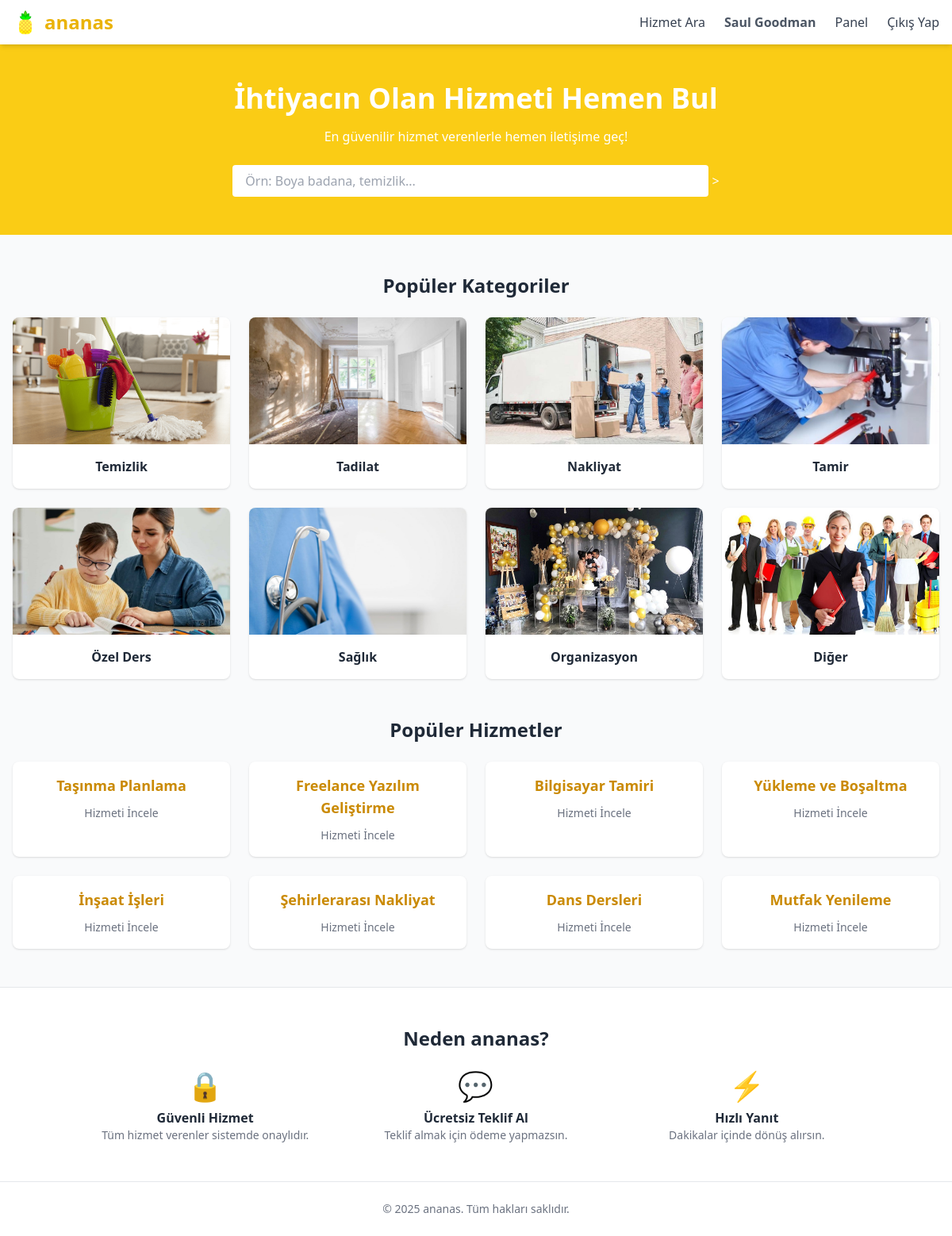
The page /index.php (signed in) on the database its author committed.
### tables this page shows
CREATE TABLE `hizmetverenler` (
  `HizmetVerenID` int(11) NOT NULL,
  `SahisMiSirketMi` varchar(50) NOT NULL,
  `Ad` varchar(255) NOT NULL,
  `Soyad` varchar(255) NOT NULL,
  `Konum` varchar(255) DEFAULT NULL,
  `Telefon` varchar(50) DEFAULT NULL,
  `Email` varchar(255) NOT NULL,
  `Sifre` varchar(100) DEFAULT NULL,
  `KategoriID` int(11) NOT NULL,
  `AltKategoriID` int(11) NOT NULL,
  `TanitimYazisi` text DEFAULT NULL
);

CREATE TABLE `kategoriler` (
  `KategoriID` int(11) NOT NULL,
  `KategoriAdi` varchar(255) NOT NULL,
  `ResimYolu` varchar(255) DEFAULT NULL
);

CREATE TABLE `altkategoriler` (
  `AltKategoriID` int(11) NOT NULL,
  `KategoriID` int(11) NOT NULL,
  `AltKategoriAdi` varchar(255) NOT NULL,
  `ResimYolu` varchar(255) DEFAULT NULL
);

### index.php (the view, shortened to what this page needs)
<?php
$baglanti = new mysqli("localhost", "root", "", "armutdata");
$baglanti->set_charset("utf8");
$kategoriler = $baglanti->query("SELECT * FROM kategoriler");
$altkategoriler = $baglanti->query("SELECT * FROM altkategoriler ORDER BY RAND() LIMIT 8");
?>
<!DOCTYPE html>
<html lang="tr">
<head>
    <script src="https://cdn.tailwindcss.com"></script>
</head>
<body class="bg-gray-50 text-gray-800">
<?php include 'navbar.php'; ?>
<section class="bg-yellow-400 text-white py-12 text-center">
    <h1 class="text-4xl font-bold mb-4">İhtiyacın Olan Hizmeti Hemen Bul</h1>
    <p class="mb-6">En güvenilir hizmet verenlerle hemen iletişime geç!</p>
    <input
        type="text"
        placeholder="Örn: Boya badana, temizlik..."
        class="w-1/2 px-4 py-2 rounded text-gray-800 cursor-pointer"
        onclick="window.location.href='hizmet_ara.php';"
        readonly
        onfocus="this.blur();"
    >
</section>
<section class="max-w-7xl mx-auto px-4 py-12">
    <h2 class="text-2xl font-bold mb-6 text-center">Popüler Kategoriler</h2>
    <div class="grid grid-cols-2 md:grid-cols-4 gap-6">
        <?php while($kat = $kategoriler->fetch_assoc()): ?>
            <a href="kategori.php?id=<?php echo $kat['KategoriID']; ?>" class="block bg-white rounded-lg shadow hover:shadow-lg transition">
                <img src="<?php echo $kat['ResimYolu']; ?>" alt="<?php echo $kat['KategoriAdi']; ?>" class="w-full h-40 object-cover rounded-t-lg">
                <div class="p-4 text-center font-semibold"> <?php echo $kat['KategoriAdi']; ?> </div>
            </a>
        <?php endwhile; ?>
    </div>
</section>
<section class="max-w-7xl mx-auto px-4 pb-12">
    <h2 class="text-2xl font-bold mb-6 text-center">Popüler Hizmetler</h2>
    <div class="grid grid-cols-2 md:grid-cols-4 gap-6">
        <?php while($alt = $altkategoriler->fetch_assoc()): ?>
            <div class="bg-white rounded-lg shadow hover:shadow-lg transition text-center p-4">
                <div class="text-yellow-600 font-semibold text-lg mb-2"><?php echo $alt['AltKategoriAdi']; ?></div>
                <a href="#" class="text-sm text-gray-500 hover:text-yellow-600">Hizmeti İncele</a>
            </div>
        <?php endwhile; ?>
    </div>
</section>
<section class="bg-white py-12 border-t">
    <div class="max-w-5xl mx-auto px-4 text-center">
        <h2 class="text-2xl font-bold mb-6">Neden ananas?</h2>
        <div class="grid grid-cols-1 md:grid-cols-3 gap-8">
            <div>
                <div class="text-yellow-500 text-4xl mb-2">🔒</div>
                <h3 class="font-semibold">Güvenli Hizmet</h3>
                <p class="text-sm text-gray-500">Tüm hizmet verenler sistemde onaylıdır.</p>
            </div>
            <div>
                <div class="text-yellow-500 text-4xl mb-2">💬</div>
                <h3 class="font-semibold">Ücretsiz Teklif Al</h3>
                <p class="text-sm text-gray-500">Teklif almak için ödeme yapmazsın.</p>
            </div>
            <div>
                <div class="text-yellow-500 text-4xl mb-2">⚡</div>
                <h3 class="font-semibold">Hızlı Yanıt</h3>
                <p class="text-sm text-gray-500">Dakikalar içinde dönüş alırsın.</p>
            </div>
        </div>
    </div>
</section>
<footer class="bg-white border-t py-6 text-center text-sm text-gray-500">
    &copy; <?php echo date('Y'); ?> ananas. Tüm hakları saklıdır.
</footer>
</body>
</html>

### navbar.php (shortened to what this page needs)
<?php
$adsoyad = '';
if (isset($_SESSION['giris']) && $_SESSION['giris'] === true && isset($_SESSION['email'], $_SESSION['rol'])) {
    $baglanti = new mysqli("localhost", "root", "", "armutdata");
    $baglanti->set_charset("utf8");
    if (!$baglanti->connect_error) {
        $email = $_SESSION['email'];
        $rol = $_SESSION['rol'];
        if ($rol === 'hizmetalan') {
            $sorgu = $baglanti->prepare("SELECT Ad, Soyad FROM hizmetalanlar WHERE Email = ?");
        } else {
            $sorgu = $baglanti->prepare("SELECT Ad, Soyad FROM hizmetverenler WHERE Email = ?");
        }
        $sorgu->bind_param("s", $email);
        $sorgu->execute();
        $sonuc = $sorgu->get_result();
        if ($sonuc->num_rows > 0) {
            $kullanici_bilgi = $sonuc->fetch_assoc();
            $adsoyad = $kullanici_bilgi['Ad'] . ' ' . $kullanici_bilgi['Soyad'];
        }
    }
}
?>
<nav class="bg-white shadow-md sticky top-0 z-50">
  <div class="max-w-7xl mx-auto px-4 py-3 flex items-center justify-between">
    <div class="flex items-center space-x-2">
      <img src="armut_resimler/ananas.jpeg" alt="ananas" class="h-8 w-8 object-contain">
      <a href="index.php" class="text-2xl font-bold text-yellow-500">ananas</a>
    </div>
    <div class="space-x-6 flex items-center">
      <a href="hizmet_ara.php" class="text-gray-700 hover:text-yellow-600">Hizmet Ara</a>
      <?php if (isset($_SESSION['giris']) && $_SESSION['giris'] === true): ?>
        <?php if (!empty($adsoyad)): ?>
          <span class="text-gray-600 font-semibold"><?php echo htmlspecialchars($adsoyad); ?></span>
        <?php endif; ?>
        <?php if ($_SESSION['rol'] === 'hizmetveren' || $_SESSION['rol'] === 'hizmetalan'): ?>
          <a href="panel.php" class="text-gray-700 hover:text-yellow-600">Panel</a>
        <?php endif; ?>
        <a href="cikis.php" class="text-gray-700 hover:text-yellow-600">Çıkış Yap</a>
      <?php else: ?>
        <a href="giris.php" class="text-gray-700 hover:text-yellow-600">Giriş Yap</a>
        <a href="kayit.php" class="bg-yellow-500 text-white px-4 py-2 rounded hover:bg-yellow-600">Kayıt Ol</a>
      <?php endif; ?>
    </div>
  </div>
</nav>

### rows shown on the page
hizmetverenler: adsoyad "Saul Goodman"
kategoriler: ResimYolu (picture), KategoriAdi "Temizlik"
kategoriler: ResimYolu (picture), KategoriAdi "Tadilat"
kategoriler: ResimYolu (picture), KategoriAdi "Nakliyat"
kategoriler: ResimYolu (picture), KategoriAdi "Tamir"
kategoriler: ResimYolu (picture), KategoriAdi "Özel Ders"
kategoriler: ResimYolu (picture), KategoriAdi "Sağlık"
kategoriler: ResimYolu (picture), KategoriAdi "Organizasyon"
kategoriler: ResimYolu (picture), KategoriAdi "Diğer"
altkategoriler: AltKategoriAdi "Taşınma Planlama"
altkategoriler: AltKategoriAdi "Freelance Yazılım Geliştirme"
altkategoriler: AltKategoriAdi "Bilgisayar Tamiri"
altkategoriler: AltKategoriAdi "Yükleme ve Boşaltma"
altkategoriler: AltKategoriAdi "İnşaat İşleri"
altkategoriler: AltKategoriAdi "Şehirlerarası Nakliyat"
altkategoriler: AltKategoriAdi "Dans Dersleri"
altkategoriler: AltKategoriAdi "Mutfak Yenileme"
